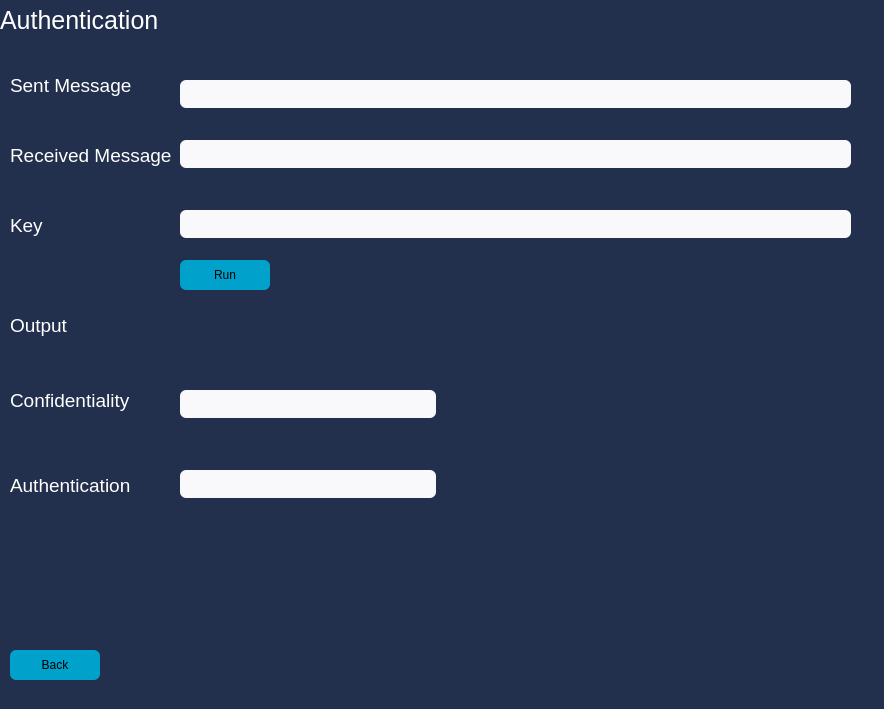
<?xml version="1.0" encoding="UTF-8"?>
<ui version="4.0">
 <class>AUTH</class>
 <widget class="QWidget" name="AUTH">
  <property name="geometry">
   <rect>
    <x>0</x>
    <y>0</y>
    <width>884</width>
    <height>709</height>
   </rect>
  </property>
  <property name="windowTitle">
   <string>Form</string>
  </property>
  <property name="styleSheet">
   <string notr="true">background:#222f4d</string>
  </property>
  <widget class="QLabel" name="header">
   <property name="geometry">
    <rect>
     <x>0</x>
     <y>0</y>
     <width>281</width>
     <height>41</height>
    </rect>
   </property>
   <property name="font">
    <font>
     <pointsize>19</pointsize>
    </font>
   </property>
   <property name="styleSheet">
    <string notr="true">color:white;</string>
   </property>
   <property name="text">
    <string>Authentication</string>
   </property>
  </widget>
  <widget class="QLabel" name="label">
   <property name="geometry">
    <rect>
     <x>10</x>
     <y>70</y>
     <width>161</width>
     <height>31</height>
    </rect>
   </property>
   <property name="font">
    <font>
     <pointsize>14</pointsize>
    </font>
   </property>
   <property name="styleSheet">
    <string notr="true">color:white;</string>
   </property>
   <property name="text">
    <string>Sent Message</string>
   </property>
  </widget>
  <widget class="QLabel" name="label_2">
   <property name="geometry">
    <rect>
     <x>10</x>
     <y>140</y>
     <width>161</width>
     <height>31</height>
    </rect>
   </property>
   <property name="font">
    <font>
     <pointsize>14</pointsize>
    </font>
   </property>
   <property name="styleSheet">
    <string notr="true">color:white;</string>
   </property>
   <property name="text">
    <string>Received Message</string>
   </property>
  </widget>
  <widget class="QLabel" name="label_3">
   <property name="geometry">
    <rect>
     <x>10</x>
     <y>210</y>
     <width>161</width>
     <height>31</height>
    </rect>
   </property>
   <property name="font">
    <font>
     <pointsize>14</pointsize>
    </font>
   </property>
   <property name="styleSheet">
    <string notr="true">color:white;</string>
   </property>
   <property name="text">
    <string>Key</string>
   </property>
  </widget>
  <widget class="QLineEdit" name="sentMessage">
   <property name="geometry">
    <rect>
     <x>180</x>
     <y>80</y>
     <width>671</width>
     <height>28</height>
    </rect>
   </property>
   <property name="styleSheet">
    <string notr="true">background:#f9f8fa;
color:balck;
border-radius: 6px;</string>
   </property>
  </widget>
  <widget class="QLineEdit" name="receivedMessage">
   <property name="geometry">
    <rect>
     <x>180</x>
     <y>140</y>
     <width>671</width>
     <height>28</height>
    </rect>
   </property>
   <property name="styleSheet">
    <string notr="true">background:#f9f8fa;
color:balck;
border-radius: 6px;</string>
   </property>
  </widget>
  <widget class="QLineEdit" name="key">
   <property name="geometry">
    <rect>
     <x>180</x>
     <y>210</y>
     <width>671</width>
     <height>28</height>
    </rect>
   </property>
   <property name="styleSheet">
    <string notr="true">background:#f9f8fa;
color:balck;
border-radius: 6px;</string>
   </property>
  </widget>
  <widget class="QLabel" name="label_4">
   <property name="geometry">
    <rect>
     <x>10</x>
     <y>310</y>
     <width>151</width>
     <height>31</height>
    </rect>
   </property>
   <property name="font">
    <font>
     <pointsize>14</pointsize>
    </font>
   </property>
   <property name="styleSheet">
    <string notr="true">color:white;</string>
   </property>
   <property name="text">
    <string>Output</string>
   </property>
  </widget>
  <widget class="QLabel" name="label_5">
   <property name="geometry">
    <rect>
     <x>10</x>
     <y>380</y>
     <width>151</width>
     <height>41</height>
    </rect>
   </property>
   <property name="font">
    <font>
     <pointsize>14</pointsize>
    </font>
   </property>
   <property name="styleSheet">
    <string notr="true">color:white;</string>
   </property>
   <property name="text">
    <string>Confidentiality</string>
   </property>
  </widget>
  <widget class="QLabel" name="label_6">
   <property name="geometry">
    <rect>
     <x>10</x>
     <y>470</y>
     <width>151</width>
     <height>31</height>
    </rect>
   </property>
   <property name="font">
    <font>
     <pointsize>14</pointsize>
    </font>
   </property>
   <property name="styleSheet">
    <string notr="true">color:white;</string>
   </property>
   <property name="text">
    <string>Authentication</string>
   </property>
  </widget>
  <widget class="QTextBrowser" name="confidentialityOutput">
   <property name="geometry">
    <rect>
     <x>180</x>
     <y>390</y>
     <width>256</width>
     <height>28</height>
    </rect>
   </property>
   <property name="styleSheet">
    <string notr="true">background:#f9f8fa;
color:balck;
border-radius: 6px;</string>
   </property>
  </widget>
  <widget class="QTextBrowser" name="authOutput">
   <property name="geometry">
    <rect>
     <x>180</x>
     <y>470</y>
     <width>256</width>
     <height>28</height>
    </rect>
   </property>
   <property name="styleSheet">
    <string notr="true">background:#f9f8fa;
color:balck;
border-radius: 6px;</string>
   </property>
  </widget>
  <widget class="QPushButton" name="run">
   <property name="geometry">
    <rect>
     <x>180</x>
     <y>260</y>
     <width>90</width>
     <height>30</height>
    </rect>
   </property>
   <property name="styleSheet">
    <string notr="true">background:#00a1ca;
color: black;
border-radius: 6px;</string>
   </property>
   <property name="text">
    <string>Run</string>
   </property>
  </widget>
  <widget class="QPushButton" name="back">
   <property name="geometry">
    <rect>
     <x>10</x>
     <y>650</y>
     <width>90</width>
     <height>30</height>
    </rect>
   </property>
   <property name="styleSheet">
    <string notr="true">background:#00a1ca;
color: black;
border-radius: 6px;</string>
   </property>
   <property name="text">
    <string>Back</string>
   </property>
  </widget>
 </widget>
 <resources/>
 <connections/>
</ui>
